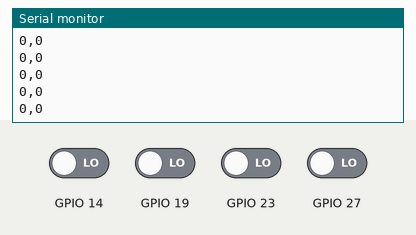
Simulated run of this sketch. Board: ESP32. Shown: the last lines printed to the serial monitor. Inputs (shaded band) come from the test bench; at power-on: GPIO 14, GPIO 19, GPIO 23, GPIO 27 LOW.

Above: at 1.2 s.
1.3 s: GPIO 19 driven HIGH
At 1.8 s:
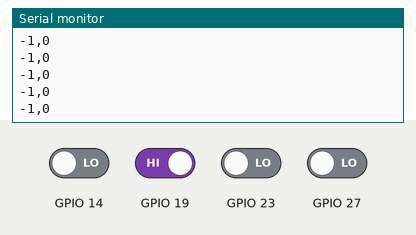
2.8 s: GPIO 23 driven HIGH
At 3.3 s:
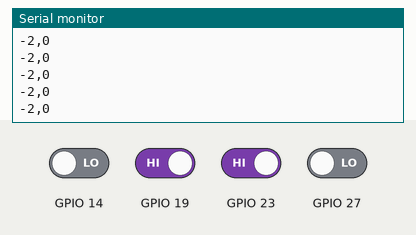
5.8 s: GPIO 19 driven LOW
At 6.6 s:
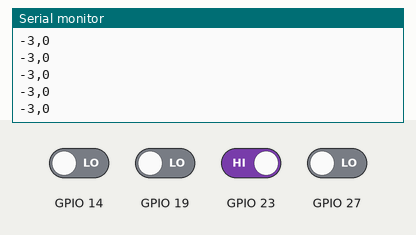
7.3 s: GPIO 23 driven LOW
At 7.8 s:
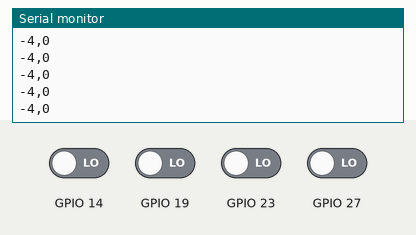
Timing chart, 0 to 9.8 s (numbered marks = the images above; inputs shaded):
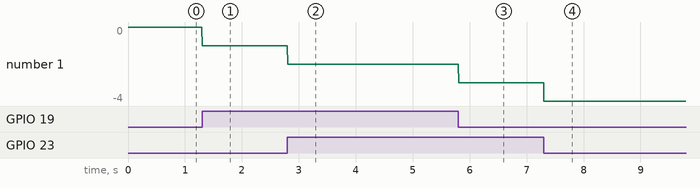

The sketch:

motorv2.ino
```cpp
#include "motor.h"

Encoder rightEncoder(23,19);
Encoder leftEncoder(27,14);

void setup()
{
  Serial.begin(9600);

  rightEncoder.init();
  leftEncoder.init();

}

void loop()
{
  Serial.println(String(rightEncoder.contEncoder()) + ',' + String(leftEncoder.contEncoder()));
  //Serial.println(String(rightEncoder->a) + ',' + String(leftEncoder->a));
}
```

moto.cpp
```cpp
#include "motorconfig.h"
#include "motor.h"

    Encoder* Encoder::instance[2] = {nullptr, nullptr};

    Encoder::Encoder(uint8_t ch1, uint8_t ch2){
        this->ch1 = ch1;
        this->ch2 = ch2;

        if(!instance[0]){
          instance[0] = this;
        }
        else{
          instance[1] = this;
        }
    }

    void Encoder::init(){
        pinMode(ch1,INPUT);
        pinMode(ch2,INPUT);

        if(this == instance[0]){
          attachInterrupt(ch1, readRightEncoder, CHANGE);
          attachInterrupt(ch2, readRightEncoder, CHANGE);
        }
        else{
          attachInterrupt(ch1, readRightEncoder, CHANGE);
          attachInterrupt(ch2, readRightEncoder, CHANGE);
        }
    }

    void Encoder::readEncoder(){
      ant = act;

      if (digitalRead(ch1)){
        ((act) |= (1UL << 0));
      }
      else{
        ((act) &= ~(1UL << 0));
      }
      if (digitalRead(ch2)){
        ((act) |= (1UL << 1));
      }
      else{
        ((act) &= ~(1UL << 1));
      }

      if (ant == 2 && act == 0)n++;
      if (ant == 0 && act == 1)n++;
      if (ant == 3 && act == 2)n++;
      if (ant == 1 && act == 3)n++;

      if (ant == 1 && act == 0)n--;
      if (ant == 3 && act == 1)n--;
      if (ant == 0 && act == 2)n--;
      if (ant == 2 && act == 3)n--;
    }

    int32_t Encoder::contEncoder()const{
      return n;
    }

    void Encoder::readRightEncoder(){
      if(instance[0]){
        instance[0]->readEncoder();
      }
    }

    void Encoder::readLeftEncoder(){
      if(instance[1]){
        instance[1]->readEncoder();
      }
    }
```

motor.h
```cpp
#ifndef MOTOR_H
#define MOTOR_H

#include <Arduino.h>

class Encoder
{
private:
   volatile int32_t n = 0;
   volatile uint8_t ant = 0;
   volatile uint8_t act = 0;
   uint8_t ch1;
   uint8_t ch2;
   static Encoder* instance[2];
   void readEncoder();

public:
    Encoder() {}
    Encoder(uint8_t ch1, uint8_t ch2);
   ~Encoder(){};
    void init();
    int32_t contEncoder() const;
    static void readRightEncoder();
    static void readLeftEncoder();
};

#endif
```

motorconfig.h
```cpp
#ifndef MOTORCONFIG_H
#define MOTORCONFIG_H

#define CH1 23
#define CH2 19
#define CH3 27
#define CH4 14

#endif
```

Measured:
- after the input at 1.3 s, the serial monitor: prints a new line at once (image 1)
- after the input at 2.8 s, the serial monitor: prints a new line at once (image 2)
- after the input at 5.8 s, the serial monitor: prints a new line at once (image 3)
- after the input at 7.3 s, the serial monitor: prints a new line at once (image 4)
- plotted number 1: 0 → -1 after the input at 1.3 s, -1 → -2 after the input at 2.8 s, -2 → -3 after the input at 5.8 s, -3 → -4 after the input at 7.3 s
